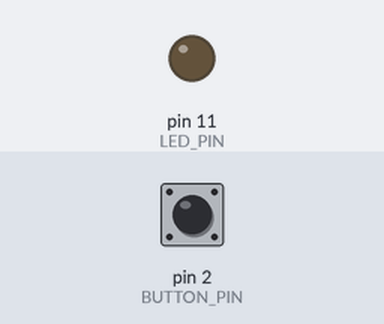
The sketch below on a simulated Arduino Uno, built with avr-gcc and run on an emulated ATmega328P. On the bench: output pins drawn as LEDs (lit = HIGH). The test bench sets the inputs (shaded band); at power-on: pin 2 (BUTTON_PIN) LOW.

Above: at 1.2 s.
1.3 s: pin 2 (BUTTON_PIN) pulled HIGH for 0.15 s
At 1.37 s:
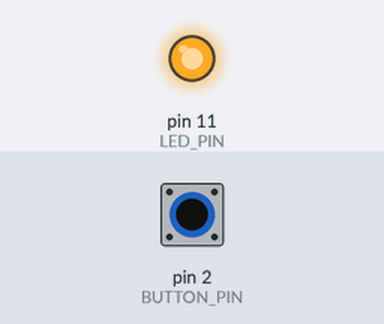
2.9 s: pin 2 (BUTTON_PIN) pulled HIGH for 3.2 s
At 7.3 s:
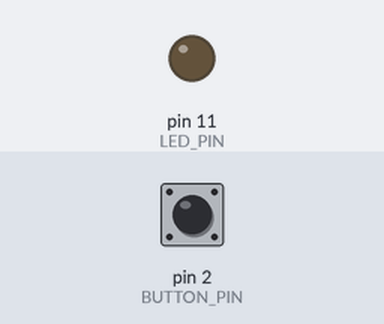
Timing chart, 0 to 8.8 s (numbered marks = the images above; inputs shaded):
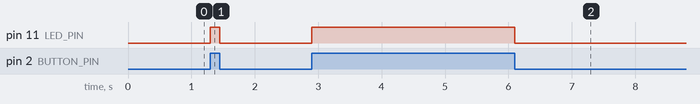

Measured:
- after the input at 1.3 s, pin 11 (LED_PIN): LOW → HIGH at once, → LOW 0.15 s later
- after the input at 2.9 s, pin 11 (LED_PIN): LOW → HIGH at once, → LOW 3.2 s later

The sketch:

2-LED-BUTTON_BLINK_-BASIC.ino
```cpp
#define LED_PIN 11
#define BUTTON_PIN 2


// JUST PRESS BUTTON  - > WHILE PRESSED On ELSE off
void setup() {
  // put your setup code here, to run once:
  // Serial.begin(9600);
  pinMode(LED_PIN, OUTPUT);
  pinMode(BUTTON_PIN, INPUT);

}

void loop() {
  // put your main code here, to run repeatedly:
  int buttonVal = digitalRead(BUTTON_PIN);
  //Serial.println(buttonVal);
  if (buttonVal == HIGH) {
    digitalWrite(LED_PIN, HIGH);
  }
  else
  {
    digitalWrite(LED_PIN, LOW);
  }
}

// what happens if we keep on pressing -- it blinks -- so we need to fix...
```
